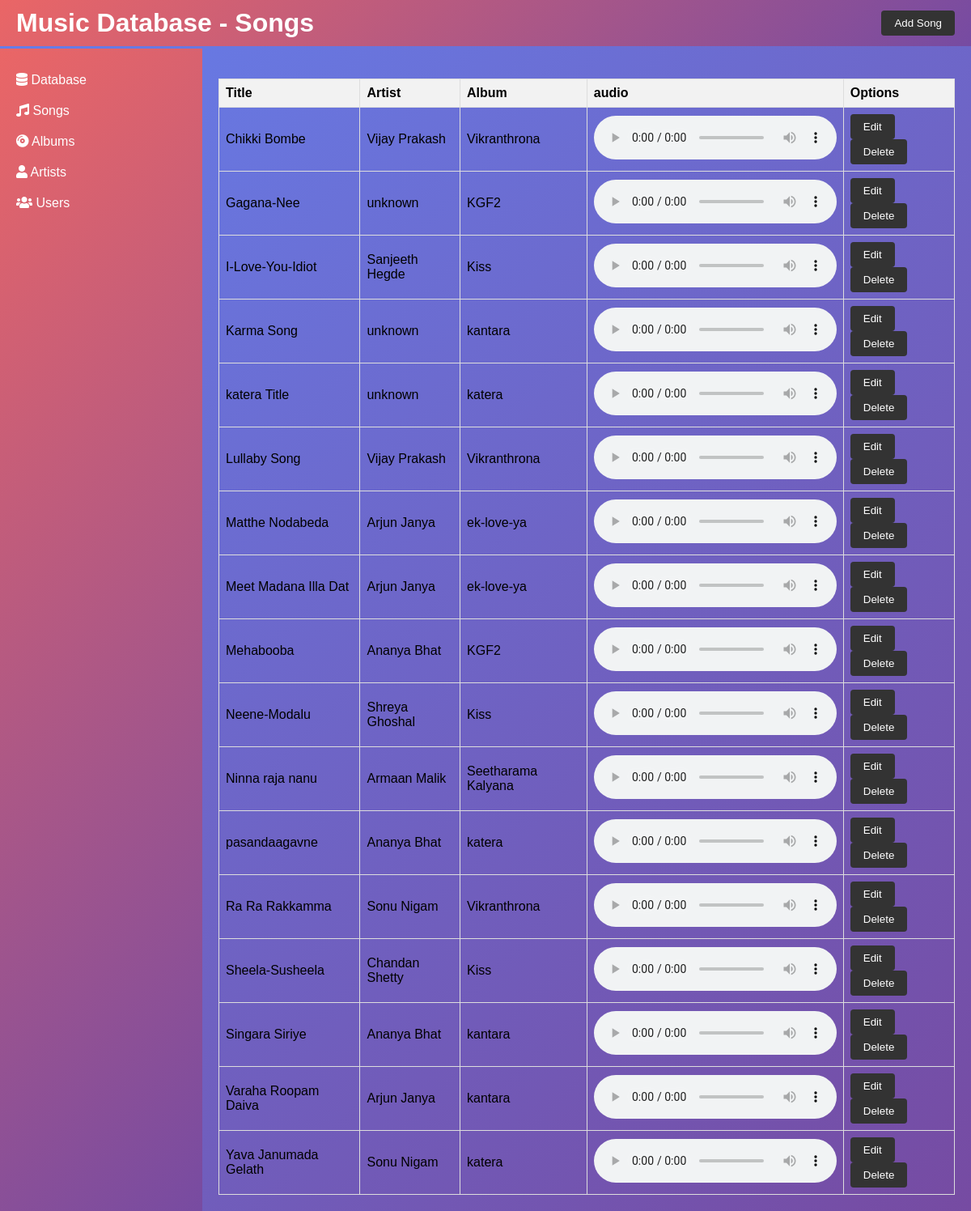
Screenshot of /admin_songs.php (signed in) with the database file from the repository.
### tables this page shows
CREATE TABLE `songs` (
  `Title` varchar(20) NOT NULL,
  `Artist` varchar(20) NOT NULL,
  `Album` varchar(20) NOT NULL,
  `audio` varchar(300) NOT NULL
);

### admin_songs.php (the view, shortened to what this page needs)
<!DOCTYPE html>
<html lang="en">
<head>
<link rel="stylesheet" href="https://cdnjs.cloudflare.com/ajax/libs/font-awesome/5.15.4/css/all.min.css">
</head>
<body>
<div class="navbar">
    <h1>Music Database - Songs</h1>
    <a href="./admin_add_song.php"><button>Add Song</button></a>
</div>
<div class="sidebar" id="sidebar">
    <a href="./dashboard.php" class="active"><i class="fas fa-database"></i> Database</a>
    <a href="./admin_songs.php"><i class="fas fa-music"></i> Songs</a>
    <a href="./admin_albums.php"><i class="fas fa-compact-disc"></i> Albums</a>
    <a href="./admin_artists.php"><i class="fas fa-user"></i> Artists</a>
    <a href="./admin_users.php"><i class="fas fa-users"></i> Users</a>
  </div>
<div class="content">
    <table>
        <tr>
            <th>Title</th>
            <th>Artist</th>
            <th>Album</th>
            <th>audio</th>
            <th>Options</th>
        </tr>
        <?php
        include "connection.php";
        $sql="SELECT * FROM songs";
        $res=mysqli_query($conn, $sql);
        $num=mysqli_num_rows($res);
        for ($i=0; $i <$num ; $i++) {
          $row=mysqli_fetch_assoc($res);
          $abc=$row['audio']
        ?>
        <tr>
            <td><?php echo $row['Title'] ?></td>
            <td><?php echo $row['Artist'] ?></td>
            <td><?php echo $row['Album'] ?></td>
            <td>
              <?php
              echo "<audio controls>";
              echo "<source src='$abc' type='audio/mpeg'>";
              echo "</audio>";
              echo "<br>";
             ?>
             </td>
            <td>
                <a href="./admin_edit_song.php?title=<?php echo $row['Title'] ?>"><button>Edit</button></a>
                <a href="./admin_delete_songs.php?title=<?php echo $row['Title'] ?>"><button>Delete</button></a>
            </td>
        </tr>
        <?php
        }
        ?>
    </table>
</div>
</body>
</html>

### admin_songs.php (style rules this page uses)
body { margin: 0; overflow:scroll; padding: 0; justify-content:center; align-items: top; background: linear-gradient(135deg, #667eea, #764ba2); font-family: Arial, sans-serif; }
.navbar { background: linear-gradient(135deg, #ea6666, #764ba2); color: white; padding: 10px 20px; display: flex; justify-content: space-between; align-items: center; position: sticky; top:0px; }
.navbar h1 { margin: 0; }
.sidebar { position: fixed; left: 0; top: 60px; height: calc(100% - 60px); width: 250px; background: linear-gradient(135deg, #ea6666, #764ba2); padding-top: 20px; transition: all 0.3s; }
.sidebar a { display: block; color: white; padding: 10px 20px; text-decoration: none; transition: background 0.3s; }
.content { margin-left: 250px; padding: 20px; transition: all 0.3s; }
table { width: 100%; border-collapse: collapse; margin-top: 20px; }
table, th, td { border: 1px solid #ddd; padding: 8px; text-align: left; }
th { background-color: #f2f2f2; }
button { padding: 8px 16px; background-color: #333; color: white; border: none; border-radius: 4px; cursor: pointer; }

### rows the page displays
songs: Title "Chikki Bombe", Artist "Vijay Prakash", Album "Vikranthrona"
songs: Title "Gagana-Nee", Artist "unknown", Album "KGF2"
songs: Title "I-Love-You-Idiot", Artist "Sanjeeth Hegde", Album "Kiss"
songs: Title "Karma Song", Artist "unknown", Album "kantara"
songs: Title "katera Title", Artist "unknown", Album "katera"
songs: Title "Lullaby Song", Artist "Vijay Prakash", Album "Vikranthrona"
songs: Title "Matthe Nodabeda", Artist "Arjun Janya", Album "ek-love-ya"
songs: Title "Meet Madana Illa Dat", Artist "Arjun Janya", Album "ek-love-ya"
songs: Title "Mehabooba", Artist "Ananya Bhat", Album "KGF2"
songs: Title "Neene-Modalu", Artist "Shreya Ghoshal", Album "Kiss"
songs: Title "Ninna raja nanu", Artist "Armaan Malik", Album "Seetharama Kalyana"
songs: Title "pasandaagavne", Artist "Ananya Bhat", Album "katera"
songs: Title "Ra Ra Rakkamma", Artist "Sonu Nigam", Album "Vikranthrona"
songs: Title "Sheela-Susheela", Artist "Chandan Shetty", Album "Kiss"
songs: Title "Singara Siriye", Artist "Ananya Bhat", Album "kantara"
songs: Title "Varaha Roopam Daiva", Artist "Arjun Janya", Album "kantara"
songs: Title "Yava Janumada Gelath", Artist "Sonu Nigam", Album "katera"
